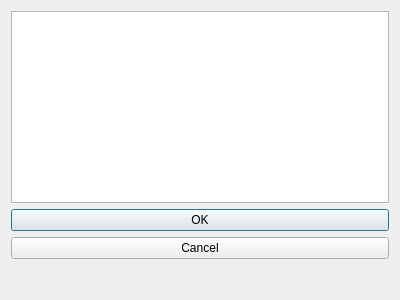
<?xml version="1.0" encoding="UTF-8"?>
<ui version="4.0">
 <class>InfoDialog</class>
 <widget class="QDialog" name="InfoDialog">
  <property name="geometry">
   <rect>
    <x>0</x>
    <y>0</y>
    <width>400</width>
    <height>300</height>
   </rect>
  </property>
  <property name="windowTitle">
   <string>Dialog</string>
  </property>
  <layout class="QVBoxLayout" name="verticalLayout_2">
   <item>
    <layout class="QVBoxLayout" name="verticalLayout">
     <item>
      <widget class="QTextEdit" name="textEdit"/>
     </item>
     <item>
      <widget class="QDialogButtonBox" name="buttonBox">
       <property name="sizePolicy">
        <sizepolicy hsizetype="Expanding" vsizetype="Expanding">
         <horstretch>0</horstretch>
         <verstretch>0</verstretch>
        </sizepolicy>
       </property>
       <property name="orientation">
        <enum>Qt::Vertical</enum>
       </property>
       <property name="standardButtons">
        <set>QDialogButtonBox::Cancel|QDialogButtonBox::Ok</set>
       </property>
      </widget>
     </item>
    </layout>
   </item>
  </layout>
 </widget>
 <resources/>
 <connections/>
</ui>
